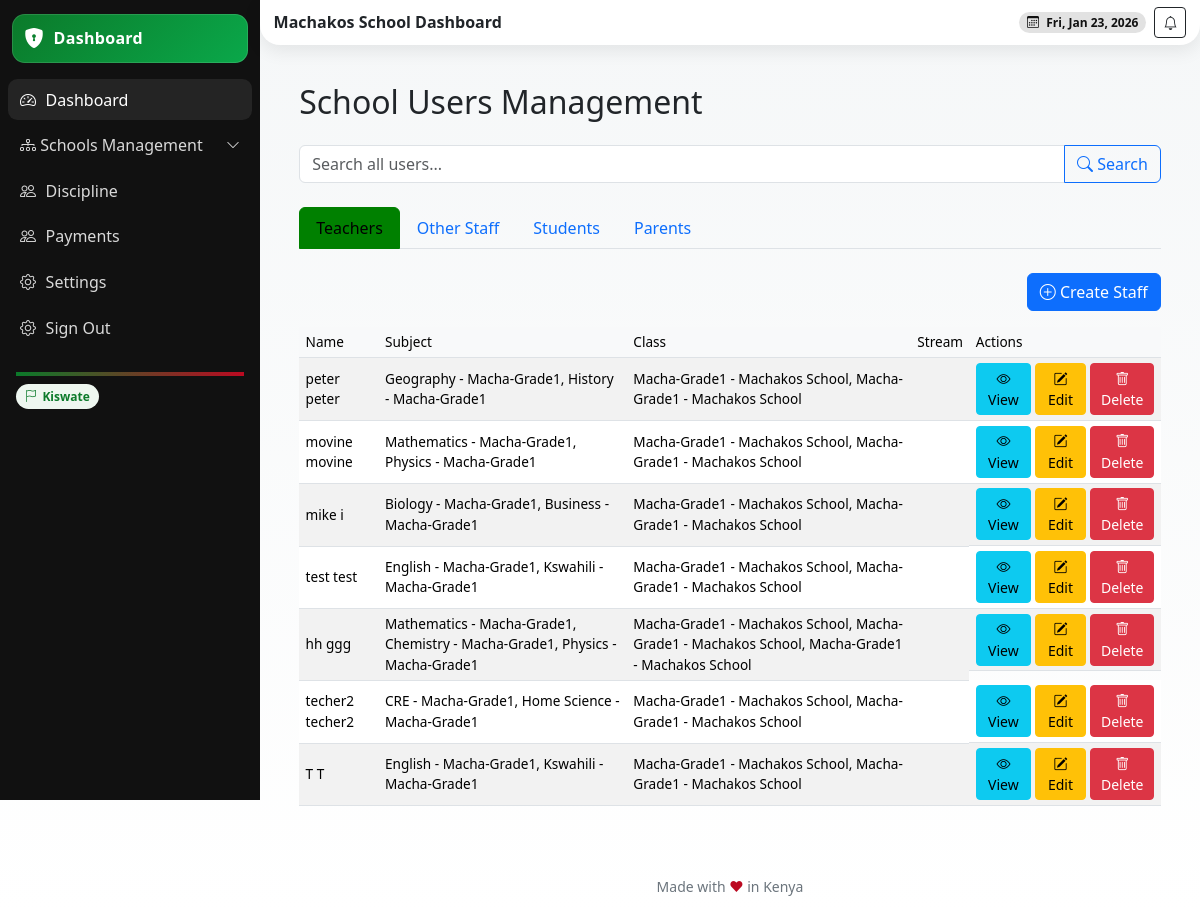
Screenshot of /school-users/ (signed in) with the database file from the repository.
### school/models.py (models this page shows, shortened)
class School(models.Model):
    name = models.CharField(max_length=255)
    school_admin = models.OneToOneField(User, on_delete=models.CASCADE, related_name='school_admin_profile')
    code = models.CharField(max_length=50, unique=True)
    address = models.TextField(blank=True)
    contact_email = models.EmailField()
    contact_phone = models.CharField(max_length=15)
    county = models.ForeignKey(County, on_delete=models.SET_NULL, null=True, blank=True)
    city = models.ForeignKey(City, on_delete=models.SET_NULL, null=True, blank=True)
    constituency = models.ForeignKey(Constituency, on_delete=models.SET_NULL, null=True, blank=True)
    sub_county = models.ForeignKey(SubCounty, on_delete=models.SET_NULL, null=True, blank=True)
    ward = models.ForeignKey(Ward, on_delete=models.SET_NULL, null=True, blank=True)
    created_at = models.DateTimeField(auto_now_add=True)
    is_active = models.BooleanField(default=True)

class StaffProfile(models.Model):
    user = models.OneToOneField(User, on_delete=models.CASCADE)
    staff_id = models.CharField(max_length=50, unique=True, db_index=True)
    date_of_birth = models.DateField(blank=True, null=True)
    gender = models.CharField(max_length=10, choices=GENDER_CHOICES, blank=True)
    employment_date = models.DateField(blank=True, null=True)
    position = models.CharField(max_length=100, choices=POSITION_CHOICES)
    tsc_number = models.CharField(max_length=50, unique=True, blank=True, null=True)
    qualification = models.TextField(blank=True, null=True)
    subjects = models.ManyToManyField(Subject, related_name='teachers_subjects', blank=True, null=True)  # Changed(max_length=255, blank=True, null=True)
    bio = models.TextField(blank=True, null=True)
    profile_picture = models.ImageField(upload_to='teachers/', blank=True, null=True)
    school = models.ForeignKey(School, on_delete=models.CASCADE)
    department = models.CharField(max_length=50, blank=True)  # e.g., 'Dining Hall', 'School Gate'
    roles = models.ManyToManyField(Role, blank=True, related_name='staff_members')

class Subject(models.Model):
    name = models.CharField(max_length=255)
    description = models.TextField(blank=True)
    code = models.CharField(max_length=100, blank=True)
    school = models.ForeignKey(School, on_delete=models.CASCADE)
    grade = models.ForeignKey(Grade, on_delete=models.CASCADE, related_name='subjects')
    start_date = models.DateField()
    end_date = models.DateField(blank=True, null=True)
    sessions_per_week = models.PositiveIntegerField(default=2)
    is_active = models.BooleanField(default=True)
    def __str__(self):
        return f"{self.name} - {self.grade.name}"

class Grade(models.Model):
    name = models.CharField(max_length=50)
    school = models.ForeignKey(School, on_delete=models.CASCADE, related_name='grades')
    lessons_per_term = models.PositiveIntegerField(default=9)
    description = models.TextField(blank=True)
    code = models.CharField(max_length=50, db_index=True)
    capacity = models.PositiveIntegerField(default=30)
    created_at = models.DateTimeField(auto_now_add=True)
    is_active = models.BooleanField(default=True)
    class Meta:
        unique_together = ['school', 'code']
    def __str__(self):
        return f"{self.name} - {self.school.name}"

### userauths/models.py (models this page shows, shortened)
class User(AbstractUser):
    COUNTRY_CURRENCY_MAP = {
        'KENYA': 'KES',
        'UGANDA': 'UGX',
    }
    username = None  # Disable username field
    phone_number = models.CharField(max_length=15, unique=True)
    country = models.CharField(max_length=15,blank=True, null=True)
    email = models.EmailField(unique=True)
    first_name = models.CharField(max_length=50)
    last_name = models.CharField(max_length=50)
    is_staff = models.BooleanField(default=False)
    is_superuser = models.BooleanField(default=False)
    is_admin = models.BooleanField(default=False)
    school_staff = models.BooleanField(default=False)
    is_student = models.BooleanField(default=False)
    is_teacher = models.BooleanField(default=False)
    is_parent = models.BooleanField(default=False)
    is_active = models.BooleanField(default=True)
    is_verified = models.BooleanField(default=False)
    created_at = models.DateTimeField(auto_now_add=True)
    updated_at = models.DateTimeField(auto_now=True)
    objects = CustomUserManager()
    USERNAME_FIELD = 'email'  # Use email as the username field
    REQUIRED_FIELDS = ['first_name', 'last_name', 'phone_number']  # Required fields for createsuperuser
    class Meta:
        ordering = ['-created_at']

### school/views.py (the view, shortened to what this page needs)
# urls.py: path("school-users/", views.school_users, name="school-users"),
@login_required
def school_users(request):
    school = None
    try:
        school = request.user.school_admin_profile.school
    except AttributeError:
        try:
            school = request.user.staffprofile.school
        except AttributeError as e:
            logger.warning(f"Permission denied for user {request.user.email}: {e}")
            messages.error(
                request,
                f"You do not have permission to access this page. (User: {request.user.email})"
            )
            return redirect('userauths:sign-in')
    query = request.GET.get('q', '')
    teachers = StaffProfile.objects.filter(school=school, position='teacher').select_related('user').order_by('-user__created_at')
    if query:
        teachers = teachers.filter(
            Q(user__first_name__icontains=query) |
            Q(user__last_name__icontains=query)
        )
    teachers_page = paginate(request, teachers)
    other_staff = StaffProfile.objects.filter(school=school).exclude(position='teacher').select_related('user').order_by('-user__created_at')
    if query:
        other_staff = other_staff.filter(
            Q(user__first_name__icontains=query) |
            Q(user__last_name__icontains=query)
        )
    staff_page = paginate(request, other_staff)
    students = Student.objects.filter(school=school).select_related('user', 'grade_level').order_by('-user__created_at')
    students_page = paginate(request, students)
    parents = Parent.objects.filter(school=school).select_related('user').order_by('-user__created_at')
    parents_page = paginate(request, parents)
    student_update_forms = {st.id: StudentUpdateForm(instance=st) for st in students}
    parent_update_forms = {p.id: ParentUpdateForm(instance=p) for p in parents}
    staff_update_forms = {s.id: StaffUpdateForm(instance=s) for s in list(other_staff) + list(teachers)}
    context = {
        'school': school,
        'query': query,
        'teachers': teachers,
        'teachers_page': teachers_page,
        'other_staff': other_staff,
        'staff_page': staff_page,
        'students': students,
        'students_page': students_page,
        'parents': parents,
        'parents_page': parents_page,
        'student_update_forms': student_update_forms,
        'parent_update_forms': parent_update_forms,
        'staff_update_forms': staff_update_forms,
        'student_form': StudentCreationForm(school=school),
        'parent_form': ParentCreationForm(school=school),
        'parent_student_form': ParentStudentCreationForm(school=school),
        'assign_form': AssignParentStudentForm(school=school),
        'staff_form': StaffCreationForm(school=school),
    }
    return render(request, 'school/staff.html', context)

### templates/school/staff.html (shortened to what this page needs)
{% extends 'school/base.html' %}
{% load static %}
{% load widget_tweaks form_extras %}
{% block content %}
<section class="content container-fluid py-4">
<div class="container">
<h2 class="mb-4">School Users Management</h2>
<form method="GET" class="mb-4">
<div class="input-group">
<input type="text" name="q" class="form-control" placeholder="Search all users..." value="{{ query }}">
<button class="btn btn-outline-primary" type="submit"><i class="bi bi-search"></i> Search</button>
</div>
</form>
<ul class="nav nav-tabs mb-4" id="userTabs">
<li class="nav-item">
<button class="nav-link active" data-bs-toggle="tab" data-bs-target="#teachers">Teachers</button>
</li>
<li class="nav-item">
<button class="nav-link" data-bs-toggle="tab" data-bs-target="#staff">Other Staff</button>
</li>
<li class="nav-item">
<button class="nav-link" data-bs-toggle="tab" data-bs-target="#students">Students</button>
</li>
<li class="nav-item">
<button class="nav-link" data-bs-toggle="tab" data-bs-target="#parents">Parents</button>
</li>
</ul>
<div class="tab-content">
<div class="tab-pane fade show active" id="teachers">
<div class="d-flex justify-content-end mb-3">
<button class="btn btn-primary" data-bs-toggle="modal" data-bs-target="#createStaffModal">
<i class="bi bi-plus-circle"></i> Create Staff
</button>
</div>
<div class="table-responsive">
<table class="table table-striped">
<thead>
<tr><th>Name</th><th>Subject</th><th>Class</th><th>Stream</th><th>Actions</th></tr>
</thead>
<tbody>
                            {% for t in teachers %}
<tr>
<td>{{ t.user.first_name }} {{ t.user.last_name }}</td>
<td>{% for s in t.user.staffprofile.subjects.all %}{{ s }}{% if not forloop.last %}, {% endif %}{% endfor %}</td>
<td>{% for s in t.user.staffprofile.subjects.all %}{{ s.grade }}{% if not forloop.last %}, {% endif %}{% endfor %}</td>
<td>{{ t.user.staffprofile.stream }}</td>
<td class="d-flex gap-1">
<button class="btn btn-info btn-sm" data-bs-toggle="modal" data-bs-target="#viewStaffModal{{ t.id }}">
<i class="bi bi-eye"></i> View
</button>
<button class="btn btn-warning btn-sm" data-bs-toggle="modal" data-bs-target="#editStaffModal{{ t.id }}">
<i class="bi bi-pencil-square"></i> Edit
</button>
<button class="btn btn-danger btn-sm" data-bs-toggle="modal" data-bs-target="#deleteStaffModal{{ t.id }}">
<i class="bi bi-trash"></i> Delete
</button>
</td>
</tr>
                            {% empty %}
<tr><td colspan="5" class="text-center">No teachers found.</td></tr>
                            {% endfor %}
</tbody>
</table>
</div>
</div>
</div>
</div>
</section>
<link href="https://cdn.jsdelivr.net/npm/select2@4.1.0-rc.0/dist/css/select2.min.css" rel="stylesheet" />
{% endblock %}

### templates/school/base.html (shortened to what this page needs)
{% load static %}
{% load tz %}
{% load widget_tweaks %}
{% load dict_extras %}
{% load dict_filters %}
{% load dict_filter %}
<!DOCTYPE html>
<html lang="en">
<head>
  <link href="https://cdn.jsdelivr.net/npm/bootstrap@5.3.3/dist/css/bootstrap.min.css" rel="stylesheet" />
  <link href="https://cdn.jsdelivr.net/npm/bootstrap-icons@1.11.3/font/bootstrap-icons.css" rel="stylesheet" />
  <link href="https://cdn.jsdelivr.net/npm/aos@2.3.4/dist/aos.css" rel="stylesheet" />
</head>
<body>
  <div class="app">
    <aside class="sidebar" id="sidebar">
      <div class="brand" data-aos="fade-right">
        <i class="bi bi-shield-lock-fill"></i>
         <span>{% if request.user.is_superuser %}Admin Dashboard{% elif request.user.is_teacher %} Teacher Dashboard
          {% elif request.user.is_parent %} Parent Dashboard{% elif request.user.is_student %} Student Dashboard{% elif request.user.is_school_staff %} Staff Dashboard {% else %} Dashboard {% endif %}</span></a>
      </div>
      <nav class="d-flex flex-column gap-1">
      <a class="side-link active" href="{% url 'school:dashboard' %}">
        <i class="bi bi-speedometer2"></i> Dashboard
      </a>
      <a class="side-link d-flex justify-content-between align-items-center"
        data-bs-toggle="collapse" href="#agencyMenu" role="button" aria-expanded="false" aria-controls="agencyMenu">
        <span><i class="bi bi-diagram-3"></i> Schools Management</span>
        <i class="bi bi-chevron-down small"></i>
      </a>
      <a class="side-link" href="{% url 'school:school-discipline' %}"><i class="bi bi-people"></i> Discipline</a>
      <a class="side-link" href=""><i class="bi bi-people"></i> Payments</a>
      <a class="side-link" href="{% url 'school:school-settings' %}"><i class="bi bi-gear"></i> Settings</a>
      <a class="side-link" href="{% url 'userauths:sign-out' %}">
        <i class="bi bi-gear"></i> Sign Out
      </a>
    </nav>
      <div class="mt-3 p-2 small text-secondary">
        <div class="k-accent mb-2"></div>
        <div><span class="k-pill"><i class="bi bi-flag"></i> Kiswate</span></div>
      </div>
    </aside>
    <main class="main">
      <header class="header d-flex align-items-center justify-content-between">
        <div class="d-flex align-items-center gap-2">
          <h6 class="m-0 fw-bold">{{school.name}} Dashboard</h6>
        </div>
        <div class="d-flex align-items-center gap-2">
          <span class="badge badge-dark rounded-pill px-2 py-1"><i class="bi bi-calendar3 me-1"></i> <span id="today"></span></span>
          <button class="btn btn-sm btn-outline-dark"><i class="bi bi-bell"></i></button>
        </div>
      </header>
      <section class="content container-fluid" style="min-height: 600px;">
        {% block content %} {% endblock %}
      </section>
      <div class="text-center small text-secondary my-3">Made with <span style="color:var(--kenya-red)">❤</span> in Kenya</div>
    </main>
  </div>
</body>
</html>

### rows the page displays
School: name "Machakos School"
StaffProfile: user.first_name "peter", user.last_name "peter"
Subject: name+grade "Geography - Macha-Grade1", grade "Macha-Grade1 - Machakos School"
Subject: name+grade "History - Macha-Grade1", grade "Macha-Grade1 - Machakos School"
StaffProfile: user.first_name "movine", user.last_name "movine"
Subject: name+grade "Mathematics - Macha-Grade1", grade "Macha-Grade1 - Machakos School"
Subject: name+grade "Physics - Macha-Grade1", grade "Macha-Grade1 - Machakos School"
StaffProfile: user.first_name "mike", user.last_name "i"
Subject: name+grade "Biology - Macha-Grade1", grade "Macha-Grade1 - Machakos School"
Subject: name+grade "Business - Macha-Grade1", grade "Macha-Grade1 - Machakos School"
StaffProfile: user.first_name "test", user.last_name "test"
Subject: name+grade "English - Macha-Grade1", grade "Macha-Grade1 - Machakos School"
Subject: name+grade "Kswahili - Macha-Grade1", grade "Macha-Grade1 - Machakos School"
StaffProfile: user.first_name "hh", user.last_name "ggg"
Subject: name+grade "Chemistry - Macha-Grade1", grade "Macha-Grade1 - Machakos School"
StaffProfile: user.first_name "techer2", user.last_name "techer2"
Subject: name+grade "CRE - Macha-Grade1", grade "Macha-Grade1 - Machakos School"
Subject: name+grade "Home Science - Macha-Grade1", grade "Macha-Grade1 - Machakos School"
StaffProfile: user.first_name "T", user.last_name "T"
